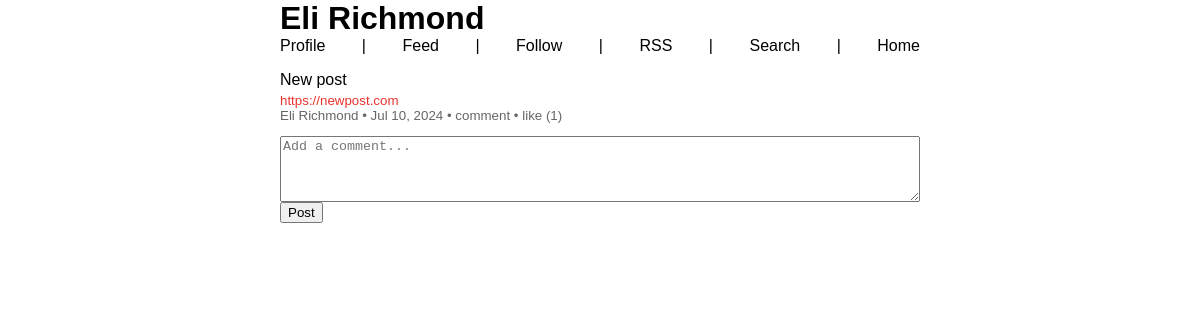
/Linkfeed/post/798/ (signed in), run on the app's committed database.
### Linkfeed/models.py (models this page shows, shortened)
class Profile(models.Model):
    user = models.OneToOneField(User, on_delete=models.CASCADE)
    display_name = models.CharField(max_length=255, blank=True, null=True)
    follower = models.ManyToManyField(User, blank=True, related_name="follower_user")
    following = models.ManyToManyField(User, blank=True, related_name="following_user")
    domain = models.URLField(blank=True, null=True)

class Post(models.Model):
    user = models.ForeignKey(User, on_delete=models.CASCADE, related_name="posts")
    title = models.CharField(blank=True, max_length=255)
    body = models.URLField(blank=True, null=True)
    likes = models.ManyToManyField(User, related_name="blog_posts")
    timestamp = models.DateTimeField(auto_now_add=False, null=True)
    is_rss_feed_post = models.BooleanField(default=False)
    def total_comments(self):
        return self.comments.count()
    def total_likes(self):
        return self.likes.count()

class User(AbstractUser):
    pass

### Linkfeed/views.py (the view)
# urls.py: path("post/<int:post_id>/", views.post, name="post"),
def post(request, post_id):
    try:
        stuff = get_object_or_404(Post, id=post_id)
        profile = Profile.objects.get(user=stuff.user)
        total_likes = stuff.total_likes()
        liked = False
        if stuff.likes.filter(id=request.user.id).exists():
            liked = True
        post = get_object_or_404(Post, id=post_id)
        comments = Comment.objects.filter(post=post, parent_comment=None)  # Fetch comments associated with the post
        add_level(comments)
        return render(request, "Linkfeed/post.html", {"post": post, "comments": comments, 'stuff': stuff, 'total_likes': total_likes, 'liked': liked, 'profile': profile})
    except Http404:
        return HttpResponse("404 - Post Not Found", status=404)

### Linkfeed/views.py (called while the page is built)
def add_level(comments, level=0):
    for comment in comments:
        comment.level = level
        print(level)
        add_level(comment.replies.all(), level + 1)

### Linkfeed/templates/Linkfeed/post.html (shortened to what this page needs)
{% extends "Linkfeed/layouts.html" %}
{% block name %}
    {{ profile.display_name }}
{% endblock %}
{% block body %}
    {% if post %}
        {% include 'Linkfeed/posts.html' %}
    {% endif %}
    <form method="post" action="{% url 'add_comment' post.id %}">
            <textarea name="body" rows="4" placeholder="Add a comment..."required></textarea>
            <button type="submit">
                Post
            </button>
    </form>
{% endblock %}

### Linkfeed/templates/Linkfeed/posts.html
<p class="mb-0">
    <a href="{{ post.body }}" target="_blank">{{ post.title }}</a>
</p>
<p class="small red my-0 pt-1">
    <a href="{{ post.body }}" target="_blank">{{ post.body }}</a>
</p>
<p class="small grey mt-0">
    <a href="{% url 'profile' post.user.username %}" target="_blank">
        {{ post.user.profile.display_name }}
    </a> •
    {{ post.timestamp|date:"b j, Y"|capfirst }} •
    <a href="{% url 'post' post.id %}">
        comment {% if post.total_comments %}({{post.total_comments}}){% endif %}
    </a> •
    <a href="#" id="like-{{ post.id }}" onclick="likePost('{{ post.id }}')">
        like {% if post.total_likes %}({{post.total_likes}}){% endif %}
    </a>
</p>

### Linkfeed/static/Linkfeed/style.css (style rules this page uses)
body { font-family: Verdana, Geneva, Tahoma, sans-serif; max-width:40em; margin: 0 auto; padding-right: .5em; padding-left: .5em; overflow-x: hidden; overflow-y: scroll; }
a { text-decoration: none; color: inherit; overflow-wrap:anywhere; }
.small { font-size: smaller; }
.grey { color: #666; }
.red { color: #EA322E; }
input, textarea { width: 100%; }

### data on the page
Profile: display_name "Eli Richmond"
Post: title "New post", body "https://newpost.com", user.profile.display_name "Eli Richmond", timestamp "Jul 10, 2024", total_likes "1"
